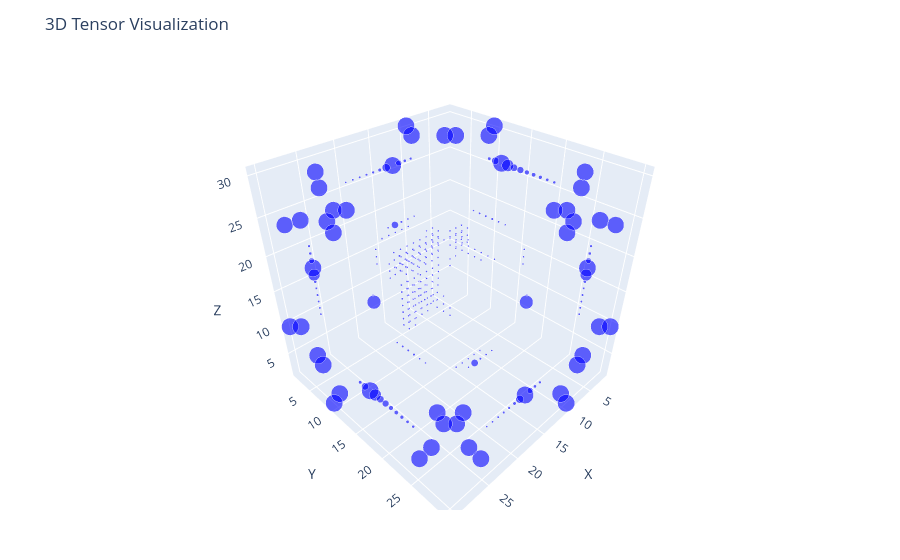

The code cell stored with this chart in its notebook:
### Markdown cell above
Try strata without orthogonals.

### Code cell
strata = stratify(hypgraph_ten)
plotTensor(strata.tensor)

### Figure 1 — Plotly figure (JSON) as saved in the notebook; plotly's stock layout.template omitted (floating-point values rounded to 4 significant figures; data arrays with more than 128 entries replaced by an {"elided": "..."} marker saying what was removed)
{"data": [{"marker": {"color": "blue", "opacity": 0.6, "size": {"elided": "370 float values"}}, "mode": "markers", "type": "scatter3d", "x": {"elided": "370 int values"}, "y": {"elided": "370 int values"}, "z": {"elided": "370 int values"}}], "layout": {"margin": {"b": 50, "l": 50, "r": 50, "t": 60}, "scene": {"aspectmode": "cube", "xaxis": {"range": [1, 31], "title": "X"}, "yaxis": {"range": [1, 31], "title": "Y"}, "zaxis": {"range": [1, 31], "title": "Z"}}, "title": "3D Tensor Visualization"}}
